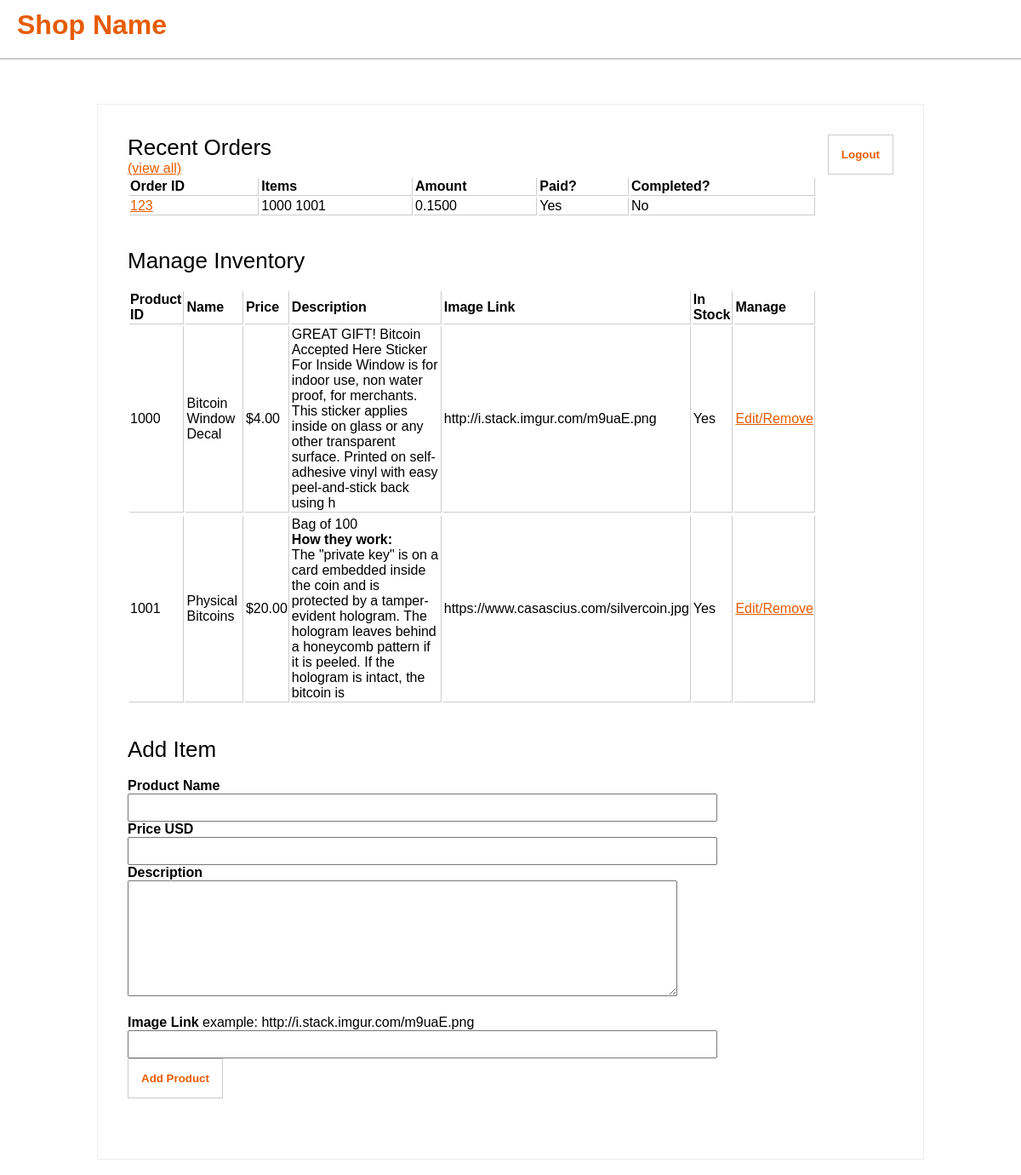
/admin.php (signed in), run on the app's committed database.
### tables this page shows
CREATE TABLE IF NOT EXISTS `orders` (
  `orderid` varchar(50) NOT NULL,
  `time` int(100) NOT NULL,
  `name` varchar(50) NOT NULL,
  `address` varchar(100) NOT NULL,
  `address2` varchar(100) NOT NULL,
  `city` varchar(50) NOT NULL,
  `state` varchar(30) NOT NULL,
  `zip` varchar(15) NOT NULL,
  `country` varchar(50) NOT NULL,
  `email` varchar(100) NOT NULL,
  `cost` decimal(7,4) NOT NULL,
  `recd` int(11) NOT NULL,
  `payto` varchar(100) NOT NULL,
  `items` varchar(300) NOT NULL,
  `paid` int(1) NOT NULL,
  `complete` int(1) NOT NULL,
  PRIMARY KEY (`orderid`)
);

CREATE TABLE IF NOT EXISTS `products` (
  `id` int(50) NOT NULL AUTO_INCREMENT,
  `name` varchar(200) NOT NULL,
  `price` decimal(11,2) NOT NULL,
  `image` varchar(300) NOT NULL,
  `in_stock` int(1) NOT NULL DEFAULT '1',
  `description` mediumtext NOT NULL,
  PRIMARY KEY (`id`)
);

### config.php (called while the page is built, shortened)
<?php
$storeName = "Shop Name";
?>

### admin.php (the view, shortened to what this page needs)
<?php
require_once('config.php');
?>
<!DOCTYPE html>
<html>
<head>
<link rel="stylesheet" type="text/css" href="style.css">
</head>
<body>
<h1><?php echo $storeName; ?></h1>
<div id="viewCart">
<form method="post"><input type="submit" id="logout" name="logout" value="Logout"></form>
  <span id="viewTitle">Recent Orders</span><a href="orders.php">(view all)</a><br>
     <table class="productTable">
	 <tr>
	    <td class="tableHeader">Order ID</td>
		<td class="tableHeader">Items</td>
		<td class="tableHeader">Amount</td>
		<td class="tableHeader">Paid?</td>
		<td class="tableHeader">Completed?</td>
	 </tr>
	 <?php
	 $queryOrders = "SELECT * FROM orders ORDER BY time DESC LIMIT 10";
	 $doOrders = mysqli_query($conn, $queryOrders) or die(mysqli_error($conn));
	 while($loopOrders = mysqli_fetch_assoc($doOrders))
	 {
	 echo "<tr>";
	 echo "<td><a href='order.php?id=".$loopOrders['orderid']."'>".$loopOrders['orderid']."</a></td>";
	 echo "<td>".$loopOrders['items']."</td>";
	 echo "<td>".$loopOrders['cost']."</td>";
	 if($loopOrders['paid'] == 1){ $loopPaid = "Yes"; } else { $loopPaid = "No"; }
	 echo "<td>".$loopPaid."</td>";
	 if($loopOrders['complete'] == 1){ $loopComplete = "Yes"; } else { $loopComplete = "No"; }
	 echo "<td>".$loopComplete."</td>";
	 echo "</tr>";
	 }
	 ?>
	 </table><br><br>
  <span id="viewTitle">Manage Inventory</span><br>
     <table class="productTable">
	 <tr>
	    <td class="tableHeader">Product ID</td>
		<td class="tableHeader">Name</td>
		<td class="tableHeader">Price</td>
		<td class="tableHeader">Description</td>
		<td class="tableHeader">Image Link</td>
		<td class="tableHeader">In Stock</td>
		<td class="tableHeader">Manage</td>
	 </tr>
	 <?php
	 $queryProducts = "SELECT * FROM products ORDER BY id ASC";
	 $doProducts = mysqli_query($conn, $queryProducts) or die(mysqli_error($conn));
	 while($loopProducts = mysqli_fetch_assoc($doProducts))
	 {
	 echo "<tr>";
	 echo "<td>".$loopProducts['id']."</td>";
	 echo "<td>".$loopProducts['name']."</td>";
	 echo "<td>$".$loopProducts['price']."</td>";
	 echo "<td>".substr($loopProducts['description'], 0, 250)."</td>";
	 echo "<td>".$loopProducts['image']."</td>";
	 if($loopProducts['in_stock'] == 1){ $loopStock = "Yes"; } else { $loopStock = "No"; }
	 echo "<td>".$loopStock."</td>";
	 echo "<td><a href='product.php?item=".$loopProducts['id']."'>Edit/Remove</a></td>";
	 echo "<tr>";
	 }
	 ?>
	 </table>
     <br><br>
	  <span id="viewTitle">Add Item</span><br>
	  <b>Product Name</b><br>
	  <form method="post">
	  <input type="text" class="text" name="pname"><br>
	  <b>Price USD</b><br>
	  <input type="text" class="text" name="price"><br>
	  <b>Description</b><br>
	  <textarea class="inputArea" name="description"></textarea><br><br>
	  <b>Image Link</b> example: http://i.stack.imgur.com/m9uaE.png<br>
	  <input type="url" class="text" name="image"><br>
	  <input type="submit" id="add" name="add" value="Add Product">
	  </form>
	  <br><br>
</div>
<br>
</body>
</html>

### style.css (style rules this page uses)
html, body { margin: 0; padding: 0; font-family: "Calibri", Arial, sans-serif; }
a { color: #e65c00; }
h1 { font-family: "Calibri", Arial, sans-serif; background-color: #fff; color: #e65c00; padding: 20px; border-bottom: 2px solid #ccc; position: relative; top: -30px; }
#viewCart { position: relative; margin-left: auto; margin-right: auto; border: 1px solid #eee; padding: 35px; width: 75%; }
#viewCart input.text { width: 75%; padding: 7px; }
#viewTitle { font-size: 26px; color: #000; display: block; }
.tableHeader { font-weight: bold; }
.productTable { width: 90%; }
.productTable td { max-width: 30%; border-bottom: 1px solid #ccc; border-right: 1px solid #ccc; }
.inputArea { height: 120px; width: 70%; padding: 7px; }
#logout { position: relative; float: right; padding: 15px; background-color: #fff; border: 1px solid #ccc; color: #e65c00; font-weight: bold; }
#add { position: relative; padding: 15px; background-color: #fff; border: 1px solid #ccc; color: #e65c00; font-weight: bold; }

### data on the page
orders: orderid "123", items "1000 1001", cost "0.1500", paid "Yes", complete "No"
products: id "1000", name "Bitcoin Window Decal", price "4.00", description "GREAT GIFT! Bitcoin Accepted Here Sticker For Inside Window is for indoor use, non water proof, for merchants. This sticker applies inside on glass or any other transparent surface. Printed on self-adhesive vinyl with easy peel-and-stick back using h", image "http://i.stack.imgur.com/m9uaE.png", in_stock "Yes"
products: id "1001", name "Physical Bitcoins", price "20.00", description "Bag of 100 How they work: The \"private key\" is on a card embedded inside the coin and is protected by a tamper-evident hologram. The hologram leaves behind a honeycomb pattern if it is peeled. If the hologram is intact, the bitcoin is", image "https://www.casascius.com/silvercoin.jpg", in_stock "Yes"

### other printed values
$storeName "Shop Name"
